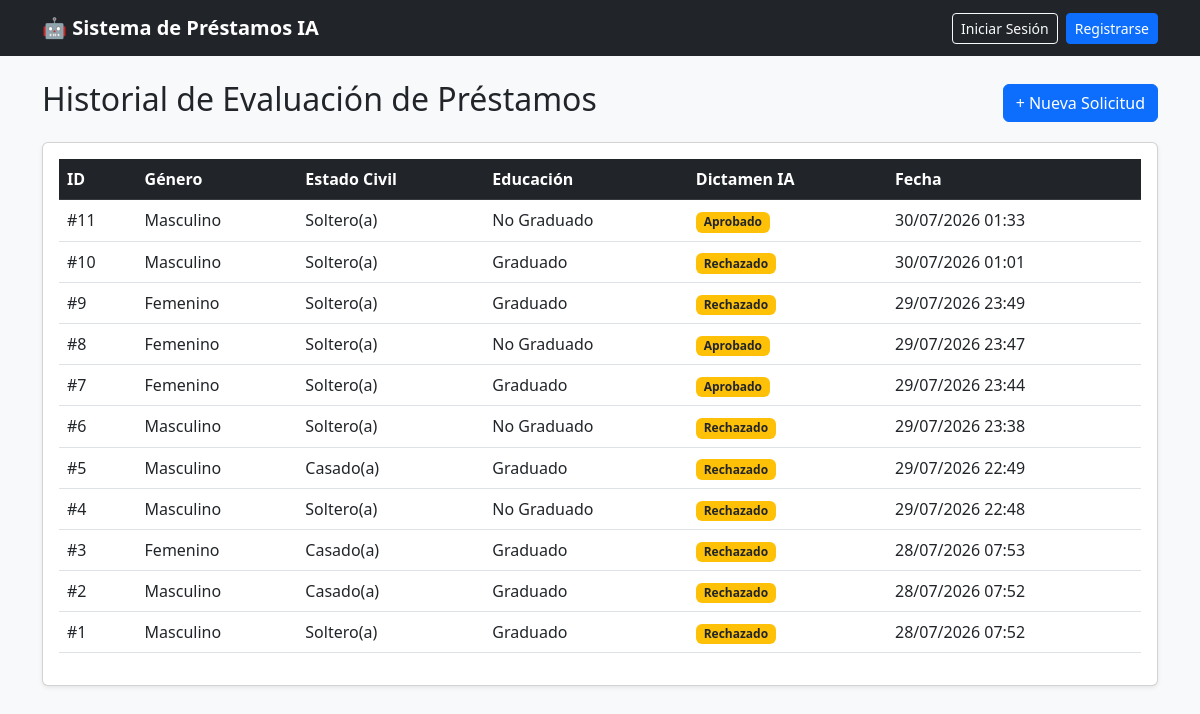
Before: / with the older database file.
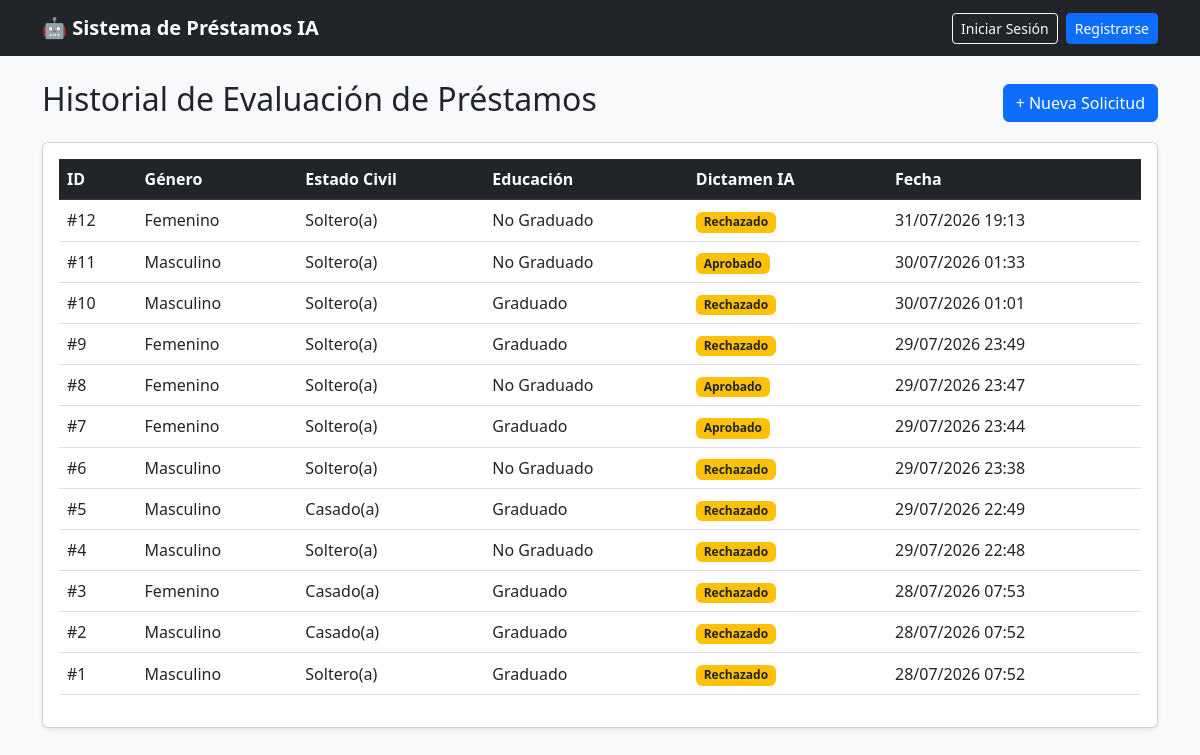
After: the same page with the newer database file.
### core/models.py (models this page shows, shortened)
class SolicitudPrestamo(models.Model):
    GENERO_CHOICES = [
        ('Male', 'Masculino'),
        ('Female', 'Femenino'),
    ]
    ESTADO_CIVIL_CHOICES = [
        ('Yes', 'Casado(a)'),
        ('No', 'Soltero(a)'),
    ]
    EDUCACION_CHOICES = [
        ('Graduate', 'Graduado'),
        ('Not Graduate', 'No Graduado'),
    ]
    HISTORIAL_CHOICES = [
        (1, 'Buen historial (Pagos al día / Líneas activas)'),
        (0, 'Malo (Historial crediticio negativo)'),
        (2, 'Sin historial crediticio (Primera vez)'),  # Se mapeará a 0 en la vista
    ]
    usuario = models.ForeignKey(User, on_delete=models.CASCADE, null=True, blank=True)
    gender = models.CharField(max_length=10, choices=GENERO_CHOICES, verbose_name="Género")
    married = models.CharField(max_length=3, choices=ESTADO_CIVIL_CHOICES, verbose_name="Estado Civil")
    education = models.CharField(max_length=20, choices=EDUCACION_CHOICES, verbose_name="Nivel Educativo")
    applicant_income = models.IntegerField(default=0, verbose_name="Ingreso del Solicitante")
    coapplicant_income = models.FloatField(default=0.0, verbose_name="Ingreso del Co-solicitante")
    loan_amount = models.IntegerField(default=0, verbose_name="Monto del Préstamo (en miles)")
    credit_history = models.IntegerField(choices=HISTORIAL_CHOICES, default=1, verbose_name="Historial Crediticio")
    loan_status = models.CharField(max_length=20, default="Pendiente", verbose_name="Estado del Préstamo")
    fecha_creacion = models.DateTimeField(auto_now_add=True)

### core/views.py (the view)
# urls.py: path('', views.home, name='home'),
def home(request):
    if request.user.is_authenticated:
        solicitudes = SolicitudPrestamo.objects.filter(usuario=request.user).order_by('-fecha_creacion')
    else:
        solicitudes = SolicitudPrestamo.objects.all().order_by('-fecha_creacion')
    return render(request, 'core/home.html', {'solicitudes': solicitudes})

### core/templates/core/home.html
{% extends 'core/base.html' %}
{% block content %}
<div class="d-flex justify-content-between align-items-center mb-3">
    <h2>Historial de Evaluación de Préstamos</h2>
    <a href="{% url 'crear_consulta' %}" class="btn btn-primary">+ Nueva Solicitud</a>
</div>
<div class="card shadow-sm">
    <div class="card-body">
        {% if solicitudes %}
            <table class="table table-hover align-middle">
                <thead class="table-dark">
                    <tr>
                        <th>ID</th>
                        <th>Género</th>
                        <th>Estado Civil</th>
                        <th>Educación</th>
                        <th>Dictamen IA</th>
                        <th>Fecha</th>
                    </tr>
                </thead>
                <tbody>
                    {% for s in solicitudes %}
                    <tr>
                        <td>#{{ s.id }}</td>
                        <td>{{ s.get_gender_display }}</td>
                        <td>{{ s.get_married_display }}</td>
                        <td>{{ s.get_education_display }}</td>
                        <td><span class="badge bg-warning text-dark">{{ s.loan_status }}</span></td>
                        <td>{{ s.fecha_creacion|date:"d/m/Y H:i" }}</td>
                    </tr>
                    {% endfor %}
                </tbody>
            </table>
        {% else %}
            <p class="text-muted mb-0">No hay solicitudes registradas aún.</p>
        {% endif %}
    </div>
</div>
{% endblock %}

Changed rows visible on the page:
added SolicitudPrestamo: id "12", gender "Femenino", married "Soltero(a)", education "No Graduado", loan_status "Rechazado", fecha_creacion "31/07/2026 19:13"
